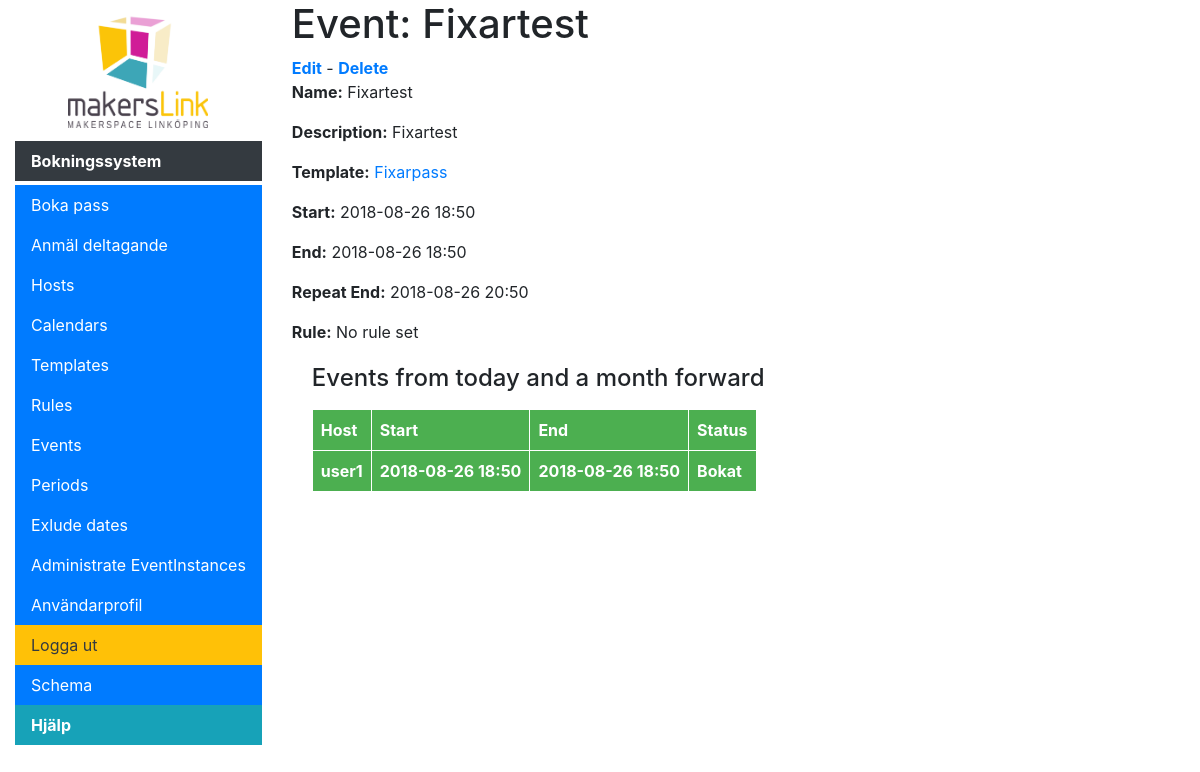
The app's page /scheduler/event/6 (signed in) with its own data.
### scheduler/models.py (models this page shows, shortened)
class Event(models.Model):
    name = models.CharField(max_length=50, help_text="Enter a human-friendly name for this type of Event")
    description = models.CharField(max_length=300, help_text="Enter a description for this type of Event", null=True, blank=True)
    template = models.ForeignKey('EventTemplate', on_delete=models.SET_NULL, null=True, help_text="Select a template for how scheduled Events will look in the calendar.")
    start = models.DateTimeField(help_text="Start of event repetition and start time of events", db_index=True)
    end = models.DateTimeField(help_text="End time of events, must be after start", db_index=True)
    repeat_end = models.DateTimeField(help_text="Date to end repetition", null=True, blank=True)
    rule = models.ForeignKey('SchedulingRule', null=True, blank=True, help_text="Select '----' for a one time only event.", on_delete=models.SET_NULL)
    class Meta:
        ordering = ["name"]
    def create_eventinstance(self, start, end=None):
        if end is None:
            end = start + (self.end - self.start)
        period = SchedulingPeriod.objects.filter(start__lte=start, end__gte=end)
        if period.count() == 1:
       	    period = period[0]
       	else:
            period = None
        event = EventInstance(id=None, event=self, start=start, end=end, status=0, period=period)
        return event
    def get_event_list(self, from_date, until_date):
        event_list = []
        if self.start > until_date:
            return event_list
        if self.rule is not None:
            event_duration = self.end - self.start
            if self.start > from_date:
                from_date = self.start
            else:
                tz = pytz.timezone(settings.TIME_ZONE)
                from_date = datetime.datetime.combine(from_date.date(), self.start.astimezone(tz).time()).astimezone(pytz.timezone("utc"))
            if self.repeat_end and self.repeat_end < until_date:
                until_date = self.repeat_end
            start_list = self.rule.get_events(from_date, until_date)
            for startdate in start_list:
                event_instance = self.create_eventinstance(startdate, startdate+event_duration)
                if event_instance.period:
                    event_list.append(event_instance)
        else:
            event_instance =self.create_eventinstance(self.start)
            if event_instance.period:
                event_list.append(event_instance)
        return event_list
    """
    Retrieves events between two dates
    If replace=True it replaces generated events with actual objects from DB
    If replace=False it removes generated events where there is an actual object in DB but does not replace it.
    """
    def get_events(self, from_date, until_date, replace=True):
        event_instances = self.eventinstance_set.all()
        event_replacer = EventReplacer(event_instances)
        generated_events = self.get_event_list(from_date, until_date)
        final_eventlist = []
        for event_instance in generated_events:
            if event_replacer.has_eventinstance(event_instance):
                if replace:
                    final_eventlist.append(event_replacer.get_eventinstance(event_instance))
            else:
                final_eventlist.append(event_instance)
        if replace:
            final_eventlist += event_replacer.get_straggling_eventinstances(from_date, until_date)
        return final_eventlist

class EventTemplate(models.Model):
    name = models.CharField(max_length=50, help_text="Enter a human-friendly name for this template")
    count_key = models.CharField(max_length=1, help_text="Key displayed when counting participantcy", default = 'D')
    title = models.CharField(max_length=100, help_text="Enter title to be used for booking")
    header = models.CharField(max_length=200, help_text="Enter a, optional, header for the event to be inserted after the hosts name into the descriptionfield in the calendar event.", null=True, blank=True)
    body = models.TextField(max_length=1000, help_text="Enter a larger body of text to be inserted after the header in the description field in the calendar event", null=True, blank=True)
    num_participants = models.IntegerField(default = 0, help_text="Number of participants, -1 for infinite")
    calendar = models.ForeignKey('SchedulingCalendar', on_delete=models.SET_NULL, null=True, help_text="Select the calendar to sync events to.")
    synchronize = models.BooleanField(default=True, help_text="If active, scheduled events will be synced to Google calendar upon creation.")
    class Meta:
        ordering = ["name"]
    def __str__(self):
        return self.name

class EventInstance(models.Model):
    STATUS = (
        (-1, 'Ombokning krävs'),
        (0, 'Ledigt'),
        (1, 'Bokat'),
        (2, 'Inställt'),
    )
    id = models.UUIDField(primary_key=True, default=uuid.uuid4, editable=False, help_text="Unique ID for this bookinginstance")
    google_calendar_booking_id = models.CharField(max_length=300, help_text="Unique ID from google after instance is created", null=True, blank=True)
    host = models.ForeignKey('accounts.User', on_delete=models.SET_NULL, null=True)
    participants = models.ManyToManyField('accounts.User', related_name="participants", related_query_name="participant", blank=True)
    event = models.ForeignKey('Event', on_delete=models.SET_NULL, null=True)
    start = models.DateTimeField(help_text="Start of event")
    end = models.DateTimeField(help_text="End of event")
    status = models.IntegerField(default=0, choices=STATUS, help_text="Instance status")
    period = models.ForeignKey('SchedulingPeriod', on_delete=models.SET_NULL, null=True, blank=True)
    unique_title = models.CharField(max_length=100, default="", blank=True, help_text="Enter title to be inserted before the header when cancelling, leave blank to use default: {}".format(settings.CANCELLED_TITLE))
    unique_description = models.CharField(max_length=400, default="", blank=True, help_text="Enter a description for a cancelled event, leave blank to use default: {}".format(settings.CANCELLED_DESCRIPTION))
    @property
    def statusText(self):
        return EventInstance.STATUS[self.status + 1][1]
    @property
    def title(self):
        return self.event.template.title
    @property
    def header(self):
        return self.event.template.header
    class Meta:
        ordering = ["start", "end"]
        unique_together = ('event', 'start', 'end')
    def display_host(self):
        return ''.join([self.host.email])
    display_host.short_description = "Host"

### accounts/models.py (models this page shows, shortened)
class User(AbstractBaseUser, PermissionsMixin):
    USERNAME_FIELD = 'email'
    REQUIRED_FIELDS = ['slackId']
    class Meta:
        verbose_name = 'user'
        verbose_name_plural = 'users'
    objects = UserManager()
    slackIdValid = RegexValidator(r'^((?!@).)*$', 'Ange ditt slacknamn utan @-tecken.',
            code='invalid_slackId')
    email = models.EmailField(unique=True, verbose_name="E-post")
    slackId = models.CharField(max_length=100, verbose_name="Slacknamn", unique=True, blank=False, null=False, validators=[slackIdValid])
    is_active = models.BooleanField(default=False)
    is_staff = models.BooleanField(default=False)
    is_registration_complete = models.BooleanField(default=False)

### scheduler/views.py (the view)
# urls.py: path('event/<int:pk>', views.EventDetailView.as_view(), name='event-detail'),
class EventDetailView(UserIsStaffMixin, generic.DetailView):
    model = Event
    def get_context_data(self, **kwargs):
        start = datetime.now(timezone.utc).replace(hour=0, minute=0, second=0, microsecond=0)
        end = start+relativedelta(months=+1)
        context = super(EventDetailView, self).get_context_data(**kwargs)
        events = self.object.get_events(start, end)
        context['eventlist'] = events
        return context

### scheduler/context_processors.py (called while the page is built)
def extra_menu_processor(request):
    extra = {}
    if hasattr(settings, "MENU_TITLE"):
    	extra['menu_title'] = settings.MENU_TITLE
    if hasattr(settings, "LOGO"):
        extra['logo'] = settings.LOGO
    if hasattr(settings, "MENU_EXTRA"):
        extra['menu_extra'] = settings.MENU_EXTRA
    return extra

### scheduler/models.py (called while the page is built)
    def get_eventinstance(self, event_instance):
        return self.lookup.pop((event_instance.event.id, event_instance.start, event_instance.end), event_instance)

    def has_eventinstance(self, event_instance):
        try:
            return (event_instance.event.id, event_instance.start, event_instance.end) in self.lookup
        except TypeError:
            if not self.lookup:
                return False
            else:
                raise TypeError('A problem with checking if an actual EventInstace exists occured!')

    def get_straggling_eventinstances(self, from_date, until_date):
        return [event_instance for _, event_instance in list(self.lookup.items()) if (event_instance.start < until_date and event_instance.start >= from_date and not event_instance.status == 2)]

### scheduler/views.py (called while the page is built)
    def test_func(self):
        return self.request.user.is_staff

### scheduler/templates/scheduler/event_detail.html (shortened to what this page needs)
{% extends "base_generic.html" %}
{% block content %}
  <h1>Event: {{ event.name }}</h1>
  <strong class="text-success"><a href="{% url 'event-update' pk=event.pk %}">Edit</a></strong> - <strong class="text-warning"><a href="{% url 'event-delete' pk=event.pk %}">Delete</a></strong>
  <p><strong>Name:</strong> {{ event.name }}</p>
  <p><strong>Description:</strong> {{ event.description }}</p>
  <p><strong>Template:</strong> <a href="{% url 'template-detail' pk=event.template.pk %}">{{ event.template }}</a></p>
  <p><strong>Start:</strong> {{ event.start |date:"Y-m-d H:i"}}</p>
  <p><strong>End:</strong> {{ event.end |date:"Y-m-d H:i"}}</p>
  <p><strong>Repeat End:</strong> {{ event.repeat_end |date:"Y-m-d H:i"}}</p>
  {% if event.rule is None %}
    <p><strong>Rule:</strong> No rule set</p>
  {% else %}
    <p><strong>Rule:</strong> <a href="{% url 'rule-detail' pk=event.rule.pk %}">{{ event.rule.name }}</a></p>
  {% endif %}
  <div style="margin-left:20px;margin-top:20px">
    <h4>Events from today and a month forward</h4>
    <table>
      <tr>
        <th>Host</th>
        <th>Start</th>
        <th>End</th>
        <th>Status</th>
      </tr>
      {% for event in eventlist %}
        <tr>
          <th>{{ event.host }}</th>
          <th>{{ event.start |date:"Y-m-d H:i"}}</th>
          <th>{{ event.end |date:"Y-m-d H:i"}}</th>
          <th>{{ event.statusText }}</th>
        </tr>
      {% endfor %}
    </table>
  </div>
{% endblock %}

### scheduler/templates/base_generic.html (style rules this page uses)
td, th { border: 1px solid #FFFFFF; padding: 8px; }
th { background: #4CAF50; color: white; }

### records on screen
Event: name "Fixartest", description "Fixartest", template "Fixarpass", start "2018-08-26 18:50", end "2018-08-26 18:50", repeat_end "2018-08-26 20:50"
EventInstance: host "user1", start "2018-08-26 18:50", end "2018-08-26 18:50", statusText "Bokat"

### other values on screen
{{ menu_title }} "Bokningssystem"
{{ menu_item.name }} "Schema" "Hjälp"
